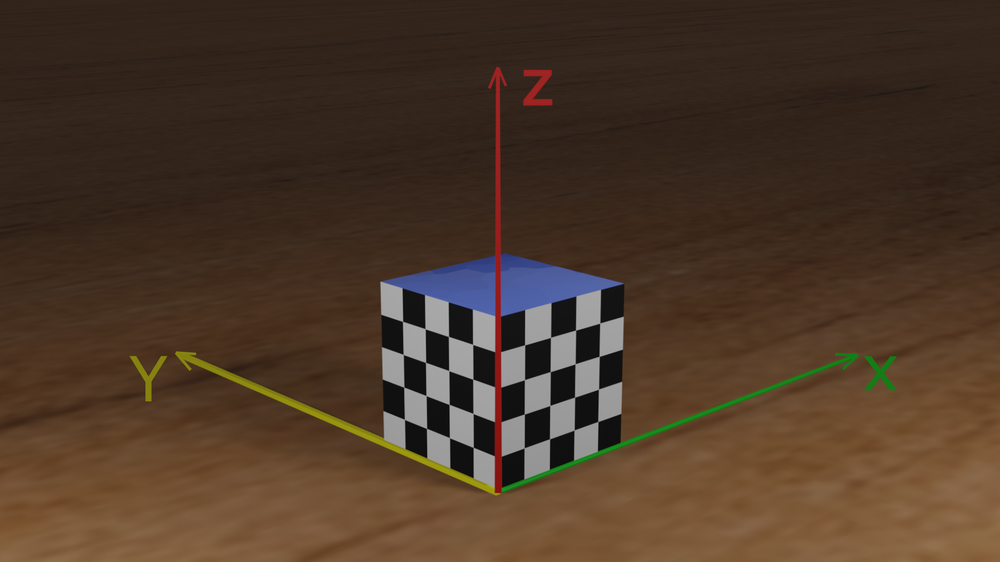
#> input picture checkboard.png, 1000 x 562 px, shrunk from 2002 x 1126 before the run
$ python task2.py
#> lines starting #> are read from the running program, lines starting #| are printed output that depends on the picture; after the words box and inside, x2 and y2 are one past the last pixel; in counts of white or black regions, pixels touching at a corner belong together; long printed decimals are rounded
###############
##Design the function "calibrate" to  return
# (1) intrinsic_params: should be a list with four elements: [f_x, f_y, o_x, o_y], where f_x and f_y is focal length, o_x and o_y is offset;
# (2) is_constant: should be bool data type. False if the intrinsic parameters differed from world coordinates.
#                                            True if the intrinsic parameters are invariable.
# It is ok to add other functions if you need
###############
import numpy as np
from cv2 import imread, cvtColor, COLOR_BGR2GRAY, TERM_CRITERIA_EPS, TERM_CRITERIA_MAX_ITER, \
    findChessboardCorners, cornerSubPix, drawChessboardCorners


def calibrate(imgname):
#> called with imgname = 'checkboard.png'
    img = imread(imgname)
#> img is the input picture: shape (562, 1000, 3); mean B, G, R 40.6, 56.2, 76.2
    gray = cvtColor(img, COLOR_BGR2GRAY)
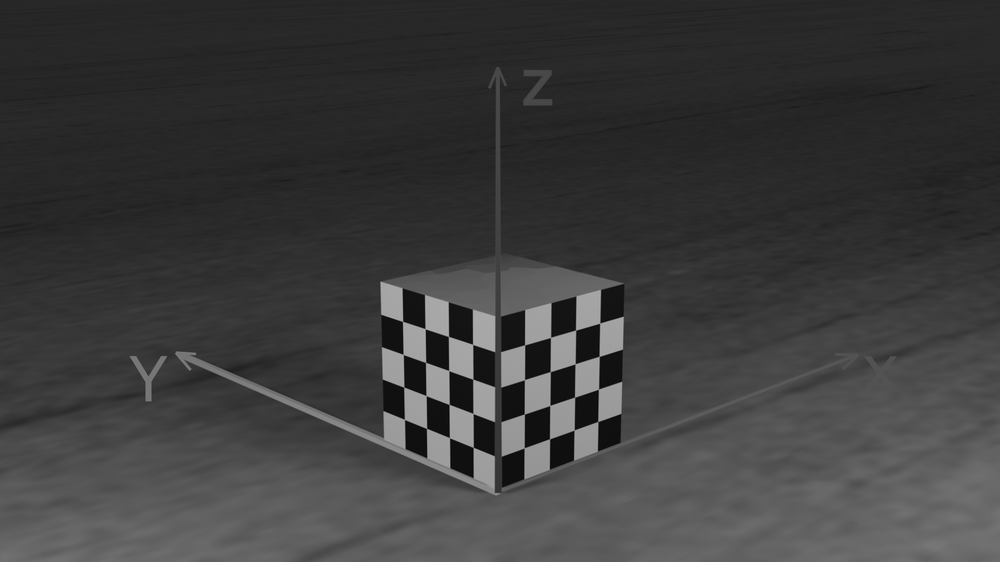
#> gray: shape (562, 1000); min 2, max 178, mean 60.4

    criteria = (TERM_CRITERIA_EPS + TERM_CRITERIA_MAX_ITER, 30, 0.001)

    obpoints = []
    imgpoints = []

    w = np.array([[40.0, 0.0, 40.0], [40.0, 0.0, 30.0], [40.0, 0.0, 20.0], [40.0, 0.0, 10.0],
                  [30.0, 0.0, 40.0], [30.0, 0.0, 30.0], [30.0, 0.0, 20.0], [30.0, 0.0, 10.0],
                  [20.0, 0.0, 40.0], [20.0, 0.0, 30.0], [20.0, 0.0, 20.0], [20.0, 0.0, 10.0],
                  [10.0, 0.0, 40.0], [10.0, 0.0, 30.0], [10.0, 0.0, 20.0], [10.0, 0.0, 10.0],
                  [0.0, 0.0, 40.0], [0.0, 0.0, 30.0], [0.0, 0.0, 20.0], [0.0, 0.0, 10.0],
                  [0.0, 10.0, 40.0], [0.0, 10.0, 30.0], [0.0, 10.0, 20.0], [0.0, 10.0, 10.0],
                  [0.0, 20.0, 40.0], [0.0, 20.0, 30.0], [0.0, 20.0, 20.0], [0.0, 20.0, 10.0],
                  [0.0, 30.0, 40.0], [0.0, 30.0, 30.0], [0.0, 30.0, 20.0], [0.0, 30.0, 10.0],
                  [0.0, 40.0, 40.0], [0.0, 40.0, 30.0], [0.0, 40.0, 20.0], [0.0, 40.0, 10.0]])

    ret, corners = findChessboardCorners(gray, (4, 9), None)
#> ret = True; corners = 36 rows, first 8: [599.6, 323.3], [599, 356.5], [598.5, 389.2], [597.9, 421.5], [575.9, 330.2], [575, 363.8], [574.7, 397.2], [574, 430]

    # w += 60

    if ret:
        corners = corners.reshape(-1, 2)
#> corners = 36 pairs, first value 402.6 to 599.6, second value 321.6 to 456
        imgpoints.append(corners)

        obpoints.append(w)

        corners2 = cornerSubPix(gray, corners, (11, 11), (-1, -1), criteria)
#> corners2 = 36 pairs, first value 402.5 to 599.7, second value 321.4 to 457.4
        drawChessboardCorners(img, (4, 9), corners2, ret)
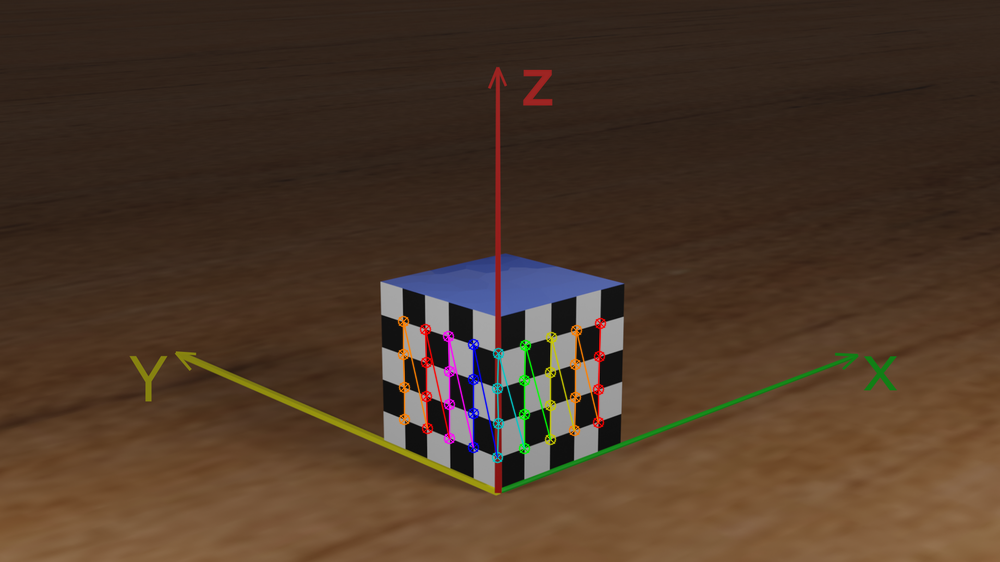
#> img: shape (562, 1000, 3); 1.44% of pixels changed, all inside (x1, y1, x2, y2) = (397, 315, 607, 464)
        # cv2.imshow('img', img)
        # cv2.waitKey(0)
        # cv2.destroyAllWindows()

    xyz = np.array(obpoints[0])
    uv = np.array(imgpoints[0])
#> uv has the same summary as corners2

    N = len(xyz)
    M = np.zeros((2 * N, 12), dtype=np.float32)

    for i in range(N):
        X, Y, Z = xyz[i]
        u, v = uv[i]

        row1 = np.array([X, Y, Z, 1, 0, 0, 0, 0, -X * u, -Y * u, -Z * u, -u])
        row2 = np.array([0, 0, 0, 0, X, Y, Z, 1, -X * v, -Y * v, -Z * v, -v])

        M[2 * i] = row1
        M[(2 * i) + 1] = row2
#> this loop made 36 passes
#> (u, v, row1, row2) on passes 1 to 5: (599.7, 323.1, [40, 0, 40, 1, 0, 0, 0, 0, -23989.3, 0, -23989.3, -599.7], [0, 0, 0, 0, 40, 0, 40, 1, -12924.4, 0, -12924.4, -323.1]), (599.2, 356.3, [40, 0, 30, 1, 0, 0, 0, 0, -23967.7, 0, -17975.8, -599.2], [0, 0, 0, 0, 40, 0, 30, 1, -14253.9, 0, -10690.4, -356.3]), (598.5, 389.2, [40, 0, 20, 1, 0, 0, 0, 0, -23939.3, 0, -11969.6, -598.5], [0, 0, 0, 0, 40, 0, 20, 1, -15566.1, 0, -7783.1, -389.2]), (597.8, 421.5, [40, 0, 10, 1, 0, 0, 0, 0, -23912.3, 0, -5978.1, -597.8], [0, 0, 0, 0, 40, 0, 10, 1, -16860.5, 0, -4215.1, -421.5]), (575.6, 330.1, [30, 0, 40, 1, 0, 0, 0, 0, -17267.1, 0, -23022.8, -575.6], [0, 0, 0, 0, 30, 0, 40, 1, -9903.8, 0, -13205.1, -330.1])

    u, s, vt = np.linalg.svd(M)
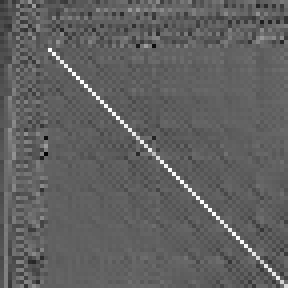
#> u: shape (72, 72) float32 (shown 4 times larger); min -0.58, max 0.944, mean -0.000679; drawn with min black and max white
#> s = [118201.8, 67959.2, 37286.3, 1308.1, 188.1, 109.9, 59.35, 10.51, 7.13, 5.19, 1.45, 0.00123]

    mval = vt[11]
#> mval = [-0.00507, 0.00225, 0.000489, -0.712, 0.000207, 0.000246, 0.0053, -0.703, -2.54e-06, -2.63e-06, 9.8e-07, -0.00143]
    lam = 1/(np.linalg.norm(mval[8:-1]))
#> lam = 264319.4

    m = lam * mval
#> m = [-1340.9, 593.7, 129.1, -188089, 54.72, 65.08, 1401.6, -185696, -0.671, -0.695, 0.259, -377.9]
    m = m.reshape(3, 4)
#> m = [[-1340.9, 593.7, 129.1, -188089], [54.72, 65.08, 1401.6, -185696], [-0.671, -0.695, 0.259, -377.9]]

    m1 = m[0][0:-1]
#> m1 = [-1340.9, 593.7, 129.1]
    m2 = m[1][0:-1]
#> m2 = [54.72, 65.08, 1401.6]
    m3 = m[2][0:-1]
#> m3 = [-0.671, -0.695, 0.259]

    ox = (m1.T @ m3)
#> ox = 520.3
    oy = (m2.T @ m3)
#> oy = 281.1
    fx = (np.sqrt((m1.T @ m1) - (ox ** 2)))
#> fx = 1377.2
    fy = (np.sqrt((m2.T @ m2) - (oy ** 2)))
#> fy = 1375.8

    in_params = [fx, fy, ox, oy]
#> in_params = [1377.2, 1375.8, 520.3, 281.1]
    return in_params, True


if __name__ == "__main__":
    intrinsic_params, is_constant = calibrate('checkboard.png')
#> intrinsic_params = [1377.2, 1375.8, 520.3, 281.1]; is_constant = True
    print(intrinsic_params)
#| [1377.156, 1375.800, 520.2553, 281.062]
    print(is_constant)
#| True
